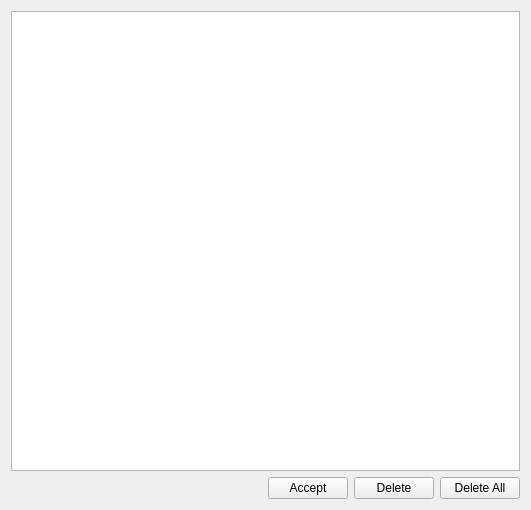
<?xml version="1.0" encoding="UTF-8"?>
<ui version="4.0">
 <class>Form</class>
 <widget class="QWidget" name="Form">
  <property name="geometry">
   <rect>
    <x>0</x>
    <y>0</y>
    <width>531</width>
    <height>510</height>
   </rect>
  </property>
  <property name="windowTitle">
   <string>Form</string>
  </property>
  <layout class="QVBoxLayout" name="verticalLayout">
   <item>
    <widget class="QListWidget" name="filelistWidget"/>
   </item>
   <item>
    <layout class="QHBoxLayout" name="horizontalLayout">
     <item>
      <spacer name="horizontalSpacer">
       <property name="orientation">
        <enum>Qt::Horizontal</enum>
       </property>
       <property name="sizeHint" stdset="0">
        <size>
         <width>40</width>
         <height>20</height>
        </size>
       </property>
      </spacer>
     </item>
     <item>
      <widget class="QPushButton" name="acceptButton">
       <property name="text">
        <string>Accept</string>
       </property>
      </widget>
     </item>
     <item>
      <widget class="QPushButton" name="deleteButton">
       <property name="text">
        <string>Delete</string>
       </property>
      </widget>
     </item>
     <item>
      <widget class="QPushButton" name="deleteallButton">
       <property name="text">
        <string>Delete All</string>
       </property>
      </widget>
     </item>
    </layout>
   </item>
  </layout>
 </widget>
 <resources/>
 <connections/>
</ui>
